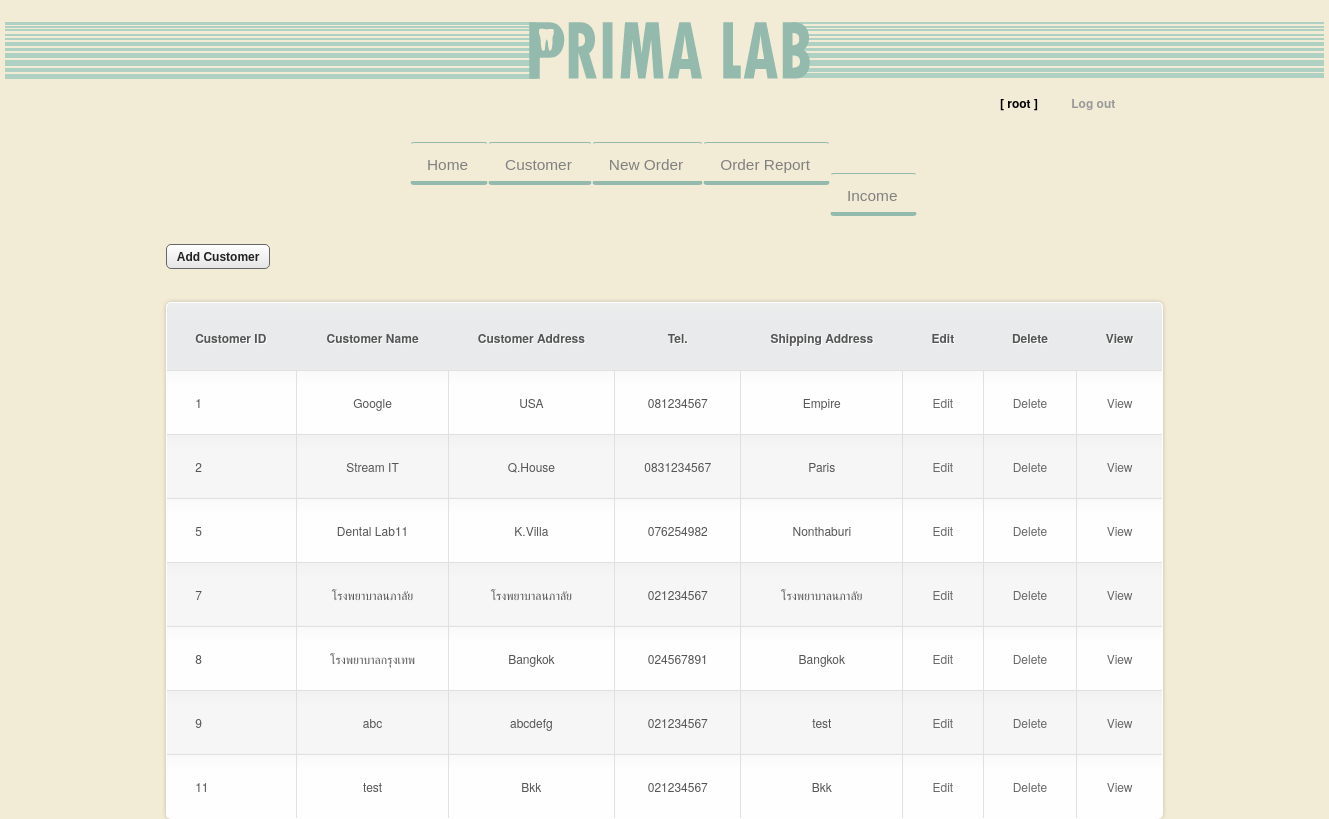
Screenshot of /Site/customer.php (signed in) with the database file from the repository.
### tables this page shows
CREATE TABLE `customer` (
  `cus_id` int(11) NOT NULL auto_increment,
  `customer_name` varchar(50) default NULL,
  `customer_address` varchar(80) default NULL,
  `customer_tel` varchar(15) NOT NULL,
  `shipping_address` varchar(80) default NULL,
  PRIMARY KEY  (`cus_id`)
);

### Site/customer.php (the view, shortened to what this page needs)
<!DOCTYPE html PUBLIC "-//W3C//DTD XHTML 1.0 Strict//EN" "http://www.w3.org/TR/xhtml1/DTD/xhtml1-strict.dtd">
<html xmlns="http://www.w3.org/1999/xhtml">
<head>
<link href="css/reset.css" rel="stylesheet" type="text/css"/>
<link href="css/mian.css" rel="stylesheet" type="text/css" />
<link href="css/idealForms/idealForms.css" rel="stylesheet" type="text/css" media="screen"/>
<link href="css/idealForms/idealForms-theme-sapphire.css" rel="stylesheet" type="text/css" media="screen"/>
<link href="css/table.css" rel="stylesheet" type="text/css" />
</head>
<body>
<div id="wrapper-main">
	<div id="logo-left" class="left"></div>
	<div id="wrapper-logo-main" class="left"></div>
	<div id="logo-right" class="left"></div>
</div>
   <?PHP
   	if(!isset($_SESSION['username']))
	{
		echo "<script>alert('Please Login');window.location='login.php';</script>"
	?>
   <?php
   }else
   {
   ?>
<div id="login-box">
	<ul>
		<li>[ <?PHP echo $_SESSION['username']?> ]</li>
		<a href="logout.php"><li>Log out</li></a>
	</ul>
</div>
<?php } ?>
<div id="wrapper-menu">
<div id="top_navigation">
	<ul class="nav">
		<li><a href="index.php">Home</a></li>
		<li><a href="customer.php">Customer</a></li>
		<li><a href="new-order.php">New Order</a></li>
		<li><a href="order-history.php">Order Report</a></li>
		<li><a href="report.php">Income</a></li>
	</ul>
</div>
</div>
<div id="content">
	<div id="wrapper-add-btn">
		<div class="idealWrap">
			<form name="form1" action="">
			<a href="new-customer.php"><input type="button" name="button" value="Add Customer" /></a>
			</form>
		</div>
	</div>
	<div id="wrapper-link">
		<?php
		$sql = "select * from customer order by cus_id ASC";
	$page		= !empty($_GET['page'])?$_GET['page']:1;
	$perpage	= 10;
	$startpoint	= ($page-1)*$perpage;
	$sql 	.= " limit $startpoint,$perpage";
	$query	= mysql_query($sql) or die(mysql_error());
	$num	= mysql_num_rows($query);
	?>
	</div>
    <table cellspacing="0">
    	<tr>
			<th>Customer ID</th>
			<th>Customer Name</th>
			<th>Customer Address</th>
			<th>Tel.</th>
			<th>Shipping Address</th>
			<th>Edit</th>
			<th>Delete</th>
			<th>View</th>
		</tr>
		<?php
			for($i=1;$i<=$num;$i++)
			{
			  $row = mysql_fetch_array($query);
		?>
   		<tr>
			<td><?php echo $row['cus_id']?></td>
			<td><?php echo $row['customer_name']?></td>
			<td><?php echo $row['customer_address']?></td>
			<td><?php echo $row['customer_tel']?></td>
			<td><?php echo $row['shipping_address']?></td>
			<td><a href="edit-customer.php?cus_id=<?php echo $row['cus_id']; ?>">Edit</a></th>
			<td><a href="delete-customer.php?cus_id=<?php echo $row['cus_id']?>" onclick="return confirm('Are you sure to delete??');">Delete</a></th>
			<td><a href="view-customer.php?cus_id=<?php echo $row['cus_id']; ?>">View</a></th>
		</tr>
    	<?php }?>
    </table>
</div>
</body>
</html>

### Site/css/mian.css (style rules this page uses)
body { background-color: #F2ECD6; }
.left { float: left; }
#wrapper-logo-main { background-image: url(../images/logo_main.png); margin-top: 20px; background-repeat: no-repeat; height: 60px; width: 639px; margin-left: 0px; margin-right: auto; margin-bottom: auto; }
#wrapper-main { height: 80px; margin-right: auto; margin-left: auto; width: 1319px; }
#logo-left { height: 60px; width: 340px; margin-top: 20px; background-image: url(../images/bg.png); background-repeat: repeat-x; }
#logo-right { height: 60px; width: 340px; margin-top: 20px; background-image: url(../images/bg_right.png); background-repeat: repeat-x; }
#login-box { height: 30px; padding-top: 10px; width: 250px; margin-left: 1000px; color: #000; font-weight: bold; }
#login-box ul a { color: #999; text-decoration: none; }
#login-box ul li { display: inline; margin-right: 30px; }
#wrapper-menu { height: 80px; display: inline-block; list-style-type: none; margin-top: 10px; width: 650px; margin-right: auto; padding-left: 150px; padding-top: 5px; margin-left: 250px; }
#wrapper-menu ul li { display: inline; margin-right: 60px; margin-top: auto; margin-bottom: auto; }
#wrapper-link { padding-left: 450px; margin-bottom: 20px; font-size: 1.2em; color: #AED1C3; padding-bottom: 10px; text-decoration: none; }
#wrapper-add-btn { height: 20px; width: 150px; float: left; margin-bottom: 30px; padding-bottom: 10px; }
* { margin : 0; padding : 0; list-style : none; text-decoration : none; line-height : 27px; }
#top_navigation { background : transparent; width: 800px; height : 77px; list-style : none; margin-top : 7px; margin-bottom : 11px; width : 100%; }
ul.nav { background : transparent; width: 800px; height : 57px; line-height : 31px; list-style : none; padding : 0 10px; font-size : 14px; }
ul.nav li { display : inline; padding : 0; background : transparent; }
ul.nav a { background : transparent; height : 20px; font-size : 1.1em; color : #808080; float : left; padding : 8px 19px 10px 16px; text-decoration : none; border-top: 1px solid #94BAAD; border-bottom : 4px solid #94BAAD; border-left : 1px solid transparent; border-right : 1px solid transparent; border-radius : 4px; -moz-border-radius : 4px; -webkit-border-radius: 4px; font-family: Arial, Helvetica, sans-serif; }

### Site/css/idealForms/idealForms.css (style rules this page uses)
form { margin: 2em 0; }
form * { font: normal 12px Arial }

### Site/css/table.css (style rules this page uses)
html, body, div, span, object, iframe, h1, h2, h3, h4, h5, h6, p, blockquote, pre, abbr, address, cite, code, del, dfn, em, img, ins, kbd, q, samp, small, strong, sub, sup, var, b, i, dl, dt, dd, ol, ul, li, fieldset, form, label, legend, table, caption, tbody, tfoot, thead, tr, th, td { margin:0; padding:0; border:0; outline:0; font-size:100%; vertical-align:baseline; background:transparent; }
body { margin:0; padding:0; font:12px/15px "Helvetica Neue",Arial, Helvetica, sans-serif; color: #555; background:#F2ECD6; }
a { color:#666; }
#content { width:75%; margin-top: 2%; margin-right: auto; margin-bottom: 0; margin-left: auto; }
table { overflow:hidden; border:1px solid #d3d3d3; background:#fefefe; width:100%; -moz-border-radius:5px; -webkit-border-radius:5px; border-radius:5px; -moz-box-shadow: 0 0 4px rgba(0, 0, 0, 0.2); -webkit-box-shadow: 0 0 4px rgba(0, 0, 0, 0.2); margin-top: 5%; margin-right: auto; margin-bottom: 0; margin-left: auto; }
th, td { padding:18px 28px 18px; text-align:center; }
th { padding-top:22px; text-shadow: 1px 1px 1px #fff; background:#e8eaeb; }
td { border-top:1px solid #e0e0e0; border-right:1px solid #e0e0e0; }
tr.odd-row td { background:#f6f6f6; }
td.first, th.first { text-align:left }
td.last { border-right:none; }
td { background: -moz-linear-gradient(100% 25% 90deg, #fefefe, #f9f9f9); background: -webkit-gradient(linear, 0% 0%, 0% 25%, from(#f9f9f9), to(#fefefe)); }
tr.odd-row td { background: -moz-linear-gradient(100% 25% 90deg, #f6f6f6, #f1f1f1); background: -webkit-gradient(linear, 0% 0%, 0% 25%, from(#f1f1f1), to(#f6f6f6)); }
th { background: -moz-linear-gradient(100% 20% 90deg, #e8eaeb, #ededed); background: -webkit-gradient(linear, 0% 0%, 0% 20%, from(#ededed), to(#e8eaeb)); }
tr:first-child th.first { -moz-border-radius-topleft:5px; -webkit-border-top-left-radius:5px; }
tr:first-child th.last { -moz-border-radius-topright:5px; -webkit-border-top-right-radius:5px; }
tr:last-child td.first { -moz-border-radius-bottomleft:5px; -webkit-border-bottom-left-radius:5px; }
tr:last-child td.last { -moz-border-radius-bottomright:5px; -webkit-border-bottom-right-radius:5px; }

### rows the page displays
customer: cus_id "1", customer_name "Google", customer_address "USA", customer_tel "081234567", shipping_address "Empire"
customer: cus_id "2", customer_name "Stream IT", customer_address "Q.House", customer_tel "0831234567", shipping_address "Paris"
customer: cus_id "5", customer_name "Dental Lab11", customer_address "K.Villa", customer_tel "076254982", shipping_address "Nonthaburi"
customer: cus_id "7", customer_name "โรงพยาบาลนภาลัย", customer_address "โรงพยาบาลนภาลัย", customer_tel "021234567", shipping_address "โรงพยาบาลนภาลัย"
customer: cus_id "8", customer_name "โรงพยาบาลกรุงเทพ", customer_address "Bangkok", customer_tel "024567891", shipping_address "Bangkok"
customer: cus_id "9", customer_name "abc", customer_address "abcdefg", customer_tel "021234567", shipping_address "test"
customer: cus_id "11", customer_name "test", customer_address "Bkk", customer_tel "021234567", shipping_address "Bkk"

### other values shown
$_SESSION['username'] "root"
